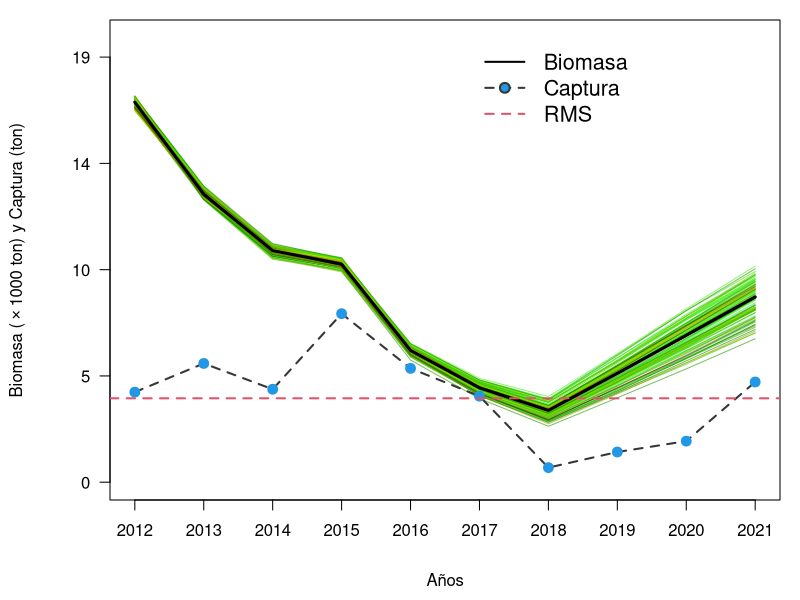
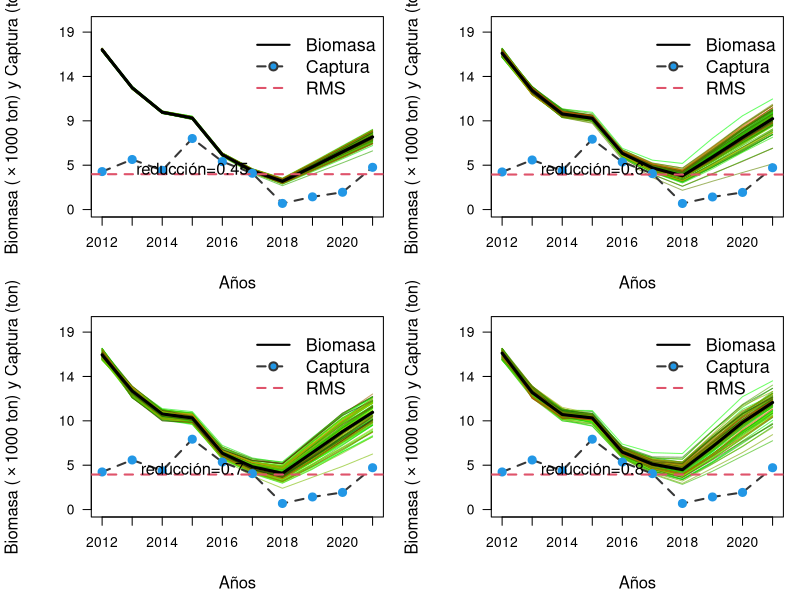
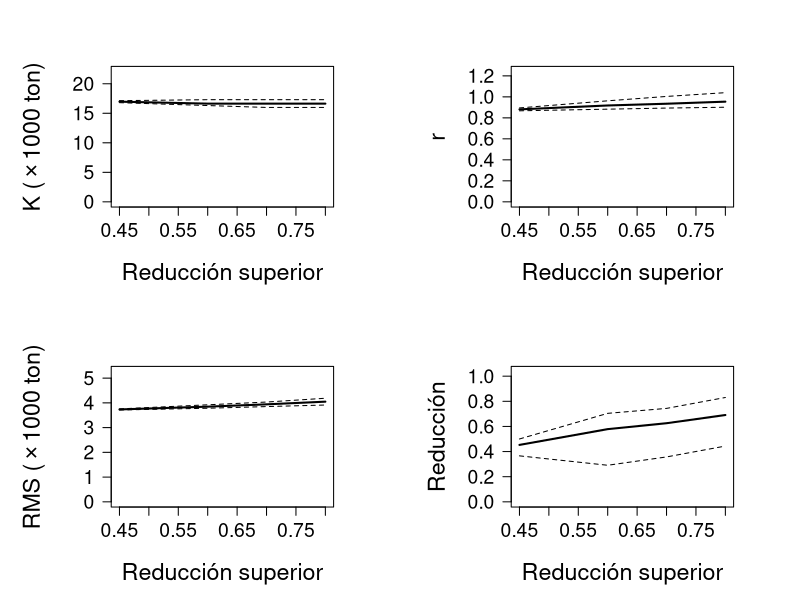
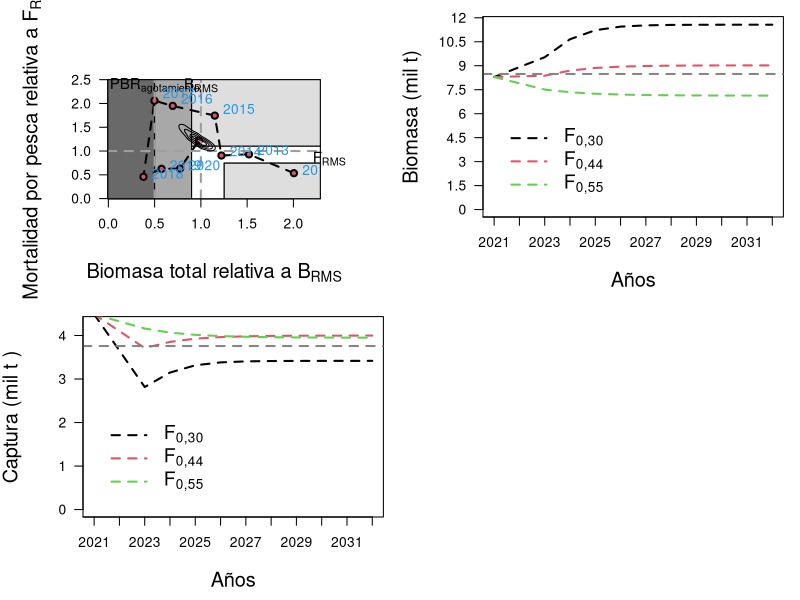

Write the R code that produced these figures, in order.
## ---- chunk 1

library(knitr) # para generar reporte Rmarkdown
library(stringr)
library(reshape) 
library(dplyr) 
library(ggplot2)
library(ggthemes) # para ggplot
library(patchwork) # para unir gráficos de ggplot
library(strucchange) # libreria utilizada para análisis de quiebres

getwd()

##################################################################################################
# model
##################################################################################################
BDM=function(K,dep,b,C,r){  ### biomass dynamics model
 B=err.B=rep(NA,length(C))   
 B[1]=b*K;b1=B[1]
 for(i in 2:length(B)){
  B[i]=max(min(B[i-1]+r*B[i-1]*(1-B[i-1]/K)-C[i-1],K),0)
#  err.B[i]=ifelse(!is.na(U[i-1]&U[i]) & B[i]>0,(B[i-1]/B[i]-U[i-1]/U[i]^2,NA)
 }
 if(all(B>C) & all(B<=K)){
  abs(B[length(B)]-dep*K)
# if(any(U>0)){((B[length(B)]-dep*K)/K)^2 +sum(err.B,na.rm=T)} else ((B[length(B)]-dep*K)/K)^2
 } else {10^5}
}

## ---- chunk 2
##################################################################################################
# simulation 
##################################################################################################
sim1=function(k25=k25,k75=k75,r25=r25,r75=r75,yr=yr,C=C,nsim=nsim,msy=NULL){ 
 Bend.keep=K.keep=r.keep=dep.keep=d.keep=vector()
 nyr=length(yr)
 B=F2Fmsy=B2Bmsy=matrix(NA,nyr,nsim) 
 K=r=vector()
 plot(0,0,type="n",xlim=c(min(yr),max(yr)),ylim=c(-1,round(k75,0)*1.15),
 xlab="", ylab="",yaxt="n",xaxt="n")
 for(j in 1:nsim){ 
   K[1]=runif(1,k25,k75)
   r[1]=runif(1,r25,r75)  
   B[1,j]=K[1]
   for(i in 2:(nyr)){ 
     r[i]=runif(1,r25,r75) 
     K[i]=runif(1,k25,k75) 
     B[i,j]=B[i-1,j]+r[i]*B[i-1,j]*(1-B[i-1,j]/K[i])-C[i-1]
     F2Fmsy[i,j]=(C[i]/B[i,j])/(r[i]/2)
     B2Bmsy[i,j]=B[i,j]/(K[i]/2) 
   }
   cols<-rgb(runif(1,0,j)/nsim,(nsim-runif(1,0,j))/nsim,(1)/(nsim+100),
   alpha=0.6)
   lines(yr,B[,j],col=cols) 
   K.keep[j]=mean(K)
   r.keep[j]=mean(r)
   F2Fmsy[,j]=(C/B[,j])/(mean(r)/2)
   B2Bmsy[,j]=B[,j]/(mean(K)/2)   
 }
 Bend.keep=B[nyr,] 
 d.keep=B[nyr,]/mean(K)   
 lines(yr,apply(B,1,median),lty=1,lwd=3)
 lines(yr,C,lwd=2,col="#363636",lty=2)
 points(yr,C,pch=21,col=4,bg=4,cex=1.3)
 y1<-seq(0,round(k75,0)*1.1,le=5);
 x1<-seq(1,length(yr),by=1)
 axis(1,at=yr[x1],labels=yr[x1],las=1,cex.axis=1)
 axis(2,at=y1,labels=format(round(y1/1000,0),3),las=2,cex.axis=1)
 legend(yr[nyr-4],max(y1)*1.05,c("Biomasa","Captura","RMS"),lty=c(1,2,2),
 col=c(1,"#363636",2),pch=c(NA,21,NA),lwd=c(2,2,2),pt.bg=c(NA,4,NA),cex=1.3,bty="n")
 BC<-expression(paste('Biomasa ('%*%'1000 ton) y Captura (ton)',sep="")) 
 mtext(BC,side=2,line=4.0,cex=1)
 mtext("Años",side=1,line=3.5,cex=1)
 if(is.null(msy)){} else {abline(h=msy,lty=2,col=2,lwd=2)}
 msy=K.keep*r.keep/4
 return(list(K.keep,r.keep,msy,Bend.keep,d.keep,B,r,F2Fmsy,B2Bmsy))   
}


## ---- chunk 3

#
#####################################################################
# input catch data and r range for sautral XI stock 
#####################################################################
C=c(4033,5318,4163,7547,5097,3853,653,1352,1839,4488)
#C=c(4033,5318,4163,7547,5097,3853,653,1352,1839,3600)
#C=c(4033,5318,4163,7547,5097,3853,653,1352,1839,3600)
yr=seq(2012,2021)
r.lci=0.85;
r.uci=1.2
#####################################################################
# search through K grids, with specific range for K1 follow 
#####################################################################
N1=100
K1=exp(seq(log(max(C)),log(max(C)*50),l=N1))
#####################################################################
# genera los valores de la deplecion
#####################################################################
dep=round(seq(0.1,0.8,0.05),2)
nd=length(dep)
r1=obj1=matrix(0,N1,nd)  #matriz que almacena los output de las funciones
b=1#Si (C[1]/max(C)<0.5, (0.5+0.9)/2 (0.3+0.6)/2);b=0.5
# ciclo
for(j in 1:nd){
  for(i in 1:N1){
    out=optimize(BDM,K=K1[i],b=b,C=C,dep=dep[j],
    interval=c(r.lci-.05,r.uci+.05))
    r1[i,j]=out$min
    obj1[i,j]=out$obj
  }
}

#####################################################################
#
#vLinf=58.95;vk=0.28;Tmax=10;Tmat=NA;T=17
#M=vector()
#M[1]=exp(1.44-0.982*log(Tmax))
#M[2]=1.65/Tmat
#M[3]=exp(1.2-0.17*log(vLinf)+log(vk))
#M[4]=1.82*vk
#M[5]=exp(-0.0152-0.279*log(vLinf)+0.6543*log(vk)+0.463*log(T))
#w=0.87 #para teleost y w=0.41 para chondrithys
#r.mean=2*mean(M,na.rm=T)*w
#r.sd=sd(M,na.rm=T)
#r.backup=r
#r[r > r.mean+2*r.sd | r < r.mean-2*r.sd]=NA

############################# 
r1.backup=r1  ;# r1=r1.backup
r1[obj1 > K1*0.01]=NA
r1[r1 > r.uci | r1 < r.lci]=NA      
#############################
kr=as.data.frame(cbind(K1,r1))  
colnames(kr)=c('k',dep) 
all=cbind(K1,stack(kr[,2:nd+1]))#antes nd+1
colnames(all)=c("k","r","ind")

all$d=as.numeric(as.character(all$ind))
all=all[,c(1,2,4)]
all=all[!is.na(all[,2]),] 
all$msy=all[,1]*all[,2]/4 

#############################
# estimate reference points
#############################
#cutoff=ifelse(tail(C,1)/max(C)<=0.5,0.5,0.8)
all2     =all[!is.na(all$r) & all$d <= 0.50,]#cutoff,assume upper depeltion=0.50
quan1    =apply(all2,2,quantile)
k25      =quan1[,1][2]
k75      =quan1[,1][4]
r25      =quan1[,2][2]
r75      =quan1[,2][4]
msy.media=quan1[,4][3]
all3     =all2[all2$k>k25 & all2$k<k75 & all2$r>r25 & all2$r<r75,]
para     =list(k25=k25,k75=k75,r25=r25,r75=r75)
## ---- chunk 4

##################################################################################################
nsim=100
#GRAFICA LA BIOMASA
par(mar=c(5,5.5,1,1),cex.axis=1.3,cex.lab=1.3)
out1=sim1(k25=k25,k75=k75,r25=r25,r75=r75,C=C,yr=yr,nsim=nsim,msy=msy.media)
## ---- chunk 5
##################################################################################################
#EXTRAE DATOS DE INTERES PARA LA INCERTIDUMBRE
##################################################################################################
F2Fmsy  =as.data.frame(out1[8]);
B2Bmsy  =as.data.frame(out1[9])
quant   =function(x)quantile(x,c(0.2,0.8))

dat.out =data.frame(year=yr,
                    B2Bmsy.med=apply(B2Bmsy,1,median),
                    quan1.B=apply(B2Bmsy,1,quant)[1,],
                    quan3.B=apply(B2Bmsy,1,quant)[2,],
                    F2Fmsy.med=apply(F2Fmsy,1,median),
                    quan1.F=apply(F2Fmsy,1,quant)[1,],
                    quan3.F=apply(F2Fmsy,1,quant)[2,])

BF2msy.end = data.frame(t(rbind(B2Bmsy[length(yr),],F2Fmsy[length(yr),])))
colnames(BF2msy.end)=c("B2Bmsy","F2Fmsy")
#kable(BF2msy.end)
#
out1.backup=out1 #out1=out1.backup
sp=out1[1:5]
sp=as.data.frame(sp)   # summary(sp)
colnames(sp)=c("k","r","msy","Bend","Depletion")
BendD=apply(sp,2,quantile)
###############################################################
#FINAL RESULT
#####################################################################
tabla<-cbind(quan1[,c(1,2,4)],BendD[,4:5])
write.csv2(tabla,"tabla1.csv",row.names=FALSE) 
kable(tabla)

Bioma <-apply(out1.backup[[6]],1,quantile)
#note: Bmsy = k/2, Blim = k/4 
B.sim =data.frame(out1[6])
BF    =t(apply(B.sim,1,quantile))
BF    =cbind(BF,C/BF)
BRP   =c(quan1[3,1]/2,quan1[3,2]/2)
fs    =data.frame(cbind(BF[,c(8,3)],yr)) # F y Biomasa media
#GRAFICA BIOMASA V/S CPUE
#plot(yr,BF[,3],type="b",ylab="Biomasa and CPUE")
#par(new=T)
#plot(yr,U,type="b",col=2,axes=F,xlab="",ylab="")
#
## ---- chunk 6
#######################################################
#  sensitivity to assumed upper depletion (if needed) #
#######################################################
med.out=low.out=up.out=matrix(NA,nrow=4,ncol=6)
d.l=c(0.45,0.6,0.7,0.8)  # assumed upper depletion levels
layout(matrix(1:4,ncol=2,byrow=T),widths=c(1,1),heights=c(1,1))
for(i in 1:4){ 
  all2=all[!is.na(all$r) & all$d <= d.l[i],]    
  quan1=apply(all2,2,quantile)
  k25=quan1[,1][2]
  k75=quan1[,1][4]
  r25=quan1[,2][2]
  r75=quan1[,2][4]
  msy.median=quan1[,4][3]
  nsim=100
  ##################################################################################
  #Figura
  par(mar=c(5,5.5,1,1),cex.axis=1.3)
  out1=sim1(k25=k25,k75=k75,r25=r25,r75=r75,C=C,yr=yr,nsim=nsim,msy=msy.media)
  tex=paste("reducción=",d.l[i],sep="")
  text(2015,round(para$k25,0)*0.26,tex,cex=1.2,xpd=T)
  ##################################################################################
  # Tablas
  sp  = out1[1:5]
  sp  = as.data.frame(sp)   # summary(sp)
  colnames(sp)= c('k','r','msy','Bend','D')
  BendD = apply(sp,2,quantile)
  
  med.out[i,] =(c(quan1[3,],BendD[3,4:5]))
  low.out[i,] =(c(quan1[2,],BendD[1,4:5]))
  up.out[i,]  =(c(quan1[4,],BendD[5,4:5]))
  
  med.out[,3] =t(d.l)
  low.out[,3] =t(d.l)
  up.out[,3]  =t(d.l)
  
  colnames(med.out)=c("k","r","d.upper","msy","Bend","D")
  colnames(low.out)=c("k","r","d.upper","msy","Bend","D")
  colnames(up.out)=c("k","r","d.upper","msy","Bend","D")
  
  kable(med.out)
  kable(low.out)
  kable(up.out)
  ##################################################################################
}

## ---- chunk 7

##################################################################################################
# parameters as a function of assumed upper depletion level
##################################################################################################
#name3<-paste(getwd(),"/Figuras/Fig3_Zhou2013_sensitivity.png",sep="")
#png(file=name3,width=900,height=1000)
layout(matrix(1:4,ncol=2,byrow=T),widths=c(1,1),heights=c(1,1))
par(mar=c(5.6,6.7,4,4),cex.axis=1.4) 

plot(med.out[,3],med.out[,1]/1000,ylim=c(0,max(med.out[,1]/1000*1.3)),type='l',lwd=2,xlab='',ylab='',las=1)
lines(low.out[,3],low.out[,1]/1000,lty=2);lines(up.out[,3],up.out[,1]/1000,lty=2)
mtext(expression(paste('K ('%*%'1000 ton)')),side=2,line=3.8,cex=1.4)
mtext("Reducción superior",side=1,line=3.6,cex=1.4)

plot(med.out[,3],med.out[,2],ylim=c(0,max(med.out[,2]*1.3)),type='l',lwd=2,xlab='',ylab='',las=1)
mtext('r',side=2,line=3.8,cex=1.4)
mtext("Reducción superior",side=1,line=3.6,cex=1.4)
lines(low.out[,3],low.out[,2],lty=2);lines(up.out[,3],up.out[,2],lty=2)

plot(med.out[,3],med.out[,4]/1000,ylim=c(0,max(med.out[,4]/1000*1.3)),type='l',lwd=2,xlab='',ylab='',las=1)
lines(low.out[,3],low.out[,4]/1000,lty=2);lines(up.out[,3],up.out[,4]/1000,lty=2)
mtext(expression(paste('RMS ('%*%'1000 ton)')),side=2,line=3.8,cex=1.4)
mtext("Reducción superior",side=1,line=3.6,cex=1.4)

plot(med.out[,3],med.out[,6],ylim=c(0,max(med.out[,6]*1.5)),type='l',lwd=2,xlab='',ylab='',las=1)
lines(low.out[,3],low.out[,6],lty=2);lines(up.out[,3],up.out[,6],lty=2)
mtext("Reducción",side=2,line=3.8,cex=1.4)
mtext("Reducción superior",side=1,line=3.6,cex=1.4)

#dev.off()


## ---- chunk 8
##################################################################################################
# GRAFICA DIAGRAMA DE FASE
##################################################################################################
library(MASS)

K      <- med.out[1,1]
mc.dat <-BF2msy.end
Bmrs   <-tabla[3,1]/2 #BMRS
Fmrs   <-tabla[3,2]/2 #FMRS
Fest   <-C/Bioma[3,] #F anual
Y1     <-Fest/Fmrs;
X1     <-Bioma[3,]/Bmrs
Z1     <-Bioma[3,]/K
#h=rep(0.13,4)
z<-kde2d(mc.dat[,1],mc.dat[,2],n=100,
lims=c(range(c(0,max(X1))),range(c(0,max(Y1)*1.7))))
est<-z$z/max(z$z);z$z<-est
#Bmrs=43590;Fmrs=0.3515;Fest=C/Bioma[3,]
#Y1<-Fest/Fmrs;X1<-Bioma[2,]/Bmrs
#
soli<-cbind(yr,round(Bioma[3,],0),round(Fest,2),round(Z1,2),round(X1,2),round(Y1,2))
colnames(soli)<-c("year","BT","Fest","B_Bo","Brel","Frel")

kable(soli)

kable(rbind(Bmrs,Fmrs))
#library(rJava)                                         ## PROBLEMAS CON ESTO
#library(xlsx)
write.csv2(soli,"tabla2.csv",row.names=FALSE) 
#DEFINE LAS AREAS DE LOS POLIGONOS
cols<-c("#696969","#A8A8A8","#DEDEDE")
ini<-c(-0.09);
xmax<-max(X1)*1.35;
ymax<-max(Y1)*1.22;
xmin<-(0.08)
pol1<-matrix(c(0.9,ini,0.9,1.1,xmax,1.1,xmax,0.75,1.25,0.75,1.25,ini),
ncol=2,byrow=T)
pol2<-matrix(c(1.25,ini,1.25,0.75,xmax,0.75,xmax,ini),ncol=2,byrow=T)
pol3<-matrix(c(xmax,1.1,xmax,ymax,0.9,ymax,0.9,1.1),ncol=2,byrow=T)
pol4<-matrix(c(0.5,ini,0.9,ini,0.9,ymax,0.5,ymax),ncol=2,byrow=T)
pol5<-matrix(c(-0.07,ini,0.5,ini,0.5,ymax,-0.07,ymax),ncol=2,byrow=T)

#name4<-paste(getwd(),"/Figuras/Fig4_Zhou2013_fase.png",sep="")
#png(file=name4,width=1200,height=1000)
par(mar=c(6.1,6.5,4.8,4.8),cex.axis=1,cex.lab=1)
plot(X1,Y1,col=0,xlab="",ylab="",yaxt="n",xlim=c(xmin,max(X1)*1.1),
ylim=c(0.09,max(Y1)*1.17))
axis(2,las=1)
polygon(pol5,col=cols[1],border=1);polygon(pol4,col=cols[2],border=1)
polygon(pol3,col=cols[3],border=1);polygon(pol2,col=cols[3],border=1)
polygon(pol1,col="white",border="black")
#points(mc.dat[,1],mc.dat[,2],pch=21,bg="#B5B5B5",cex=0.9,col=1)
lines(X1,Y1,lty=2,col=1,lwd=2)
lines(X1,Y1,type="p",bg=2,pch=21,cex=1,lwd=2)
abline(v=1,lty=2,col=8,lwd=2);abline(h=1,lty=2,col=8,lwd=2)
abline(v=0.5,lty=2,col=8,lwd=2)
contour(z,drawlabels=FALSE,levels=c(0.1,0.25,0.5,0.75),add=TRUE)
text(0.5,max(Y1)*1.29,expression(PBR[paste("agotamiento")]),cex=1.1,
pos=1,xpd=T)
text(1,max(Y1)*1.29,expression(B[paste("RMS")]),cex=1.1,pos=1,xpd=T)
text(max(X1)*1.19,1.11,expression(F[paste("RMS")]),cex=1.1,pos=1,xpd=T)
mtext(expression(paste("Biomasa total relativa a ",B[paste("RMS")],sep="")),
side=1,line=4.2,cex=1.2)
mtext(expression(paste("Mortalidad por pesca relativa a ",F[paste("RMS")],
sep="")),side=2,line=3.8,cex=1.2)
#a2<-which(yr%in%seq(2015,1994,by=-2)==TRUE)
a2<-c(1,2,3,4,5,6,7,8,9)
text(X1[a2],Y1[a2]*1.06,yr[a2],cex=1,pos=4,col=4)
#text(1.10,0.83,"Plena Explotación",cex=1.6,pos=4,col=1,lwd=2)
#text(1.56,0.31,"Sub Explotación",cex=1.6,pos=4,col=1,lwd=2)
#text(1.33,1.51,"Sobrepesca",cex=1.6,pos=4,col=1,lwd=2)
#text(0.58,0.67,"Sobre",cex=1.6,pos=4,col=1,lwd=2)
#text(0.52,0.51,"Explotación",cex=1.6,pos=4,col=1,lwd=2)
#text(0.68,1.18,"Sobre-explotación y Sobrepesca",cex=1.6,pos=4,lwd=2,srt=90)
#text(0.23,1.18,"Colapso y/o Agotamiento",cex=1.6,pos=4,lwd=2,srt=90)
box()
#dev.off()


## ---- chunk 9

##################################################################################################
#CALCULO DE LA CBA  PARA SARDINA AUSTRAL XI
##################################################################################################
mata <-out1.backup[1:5];
mm   <-length(mata)
mato <-vector()

for(p in 1:mm){
  mato <-cbind(mato,mata[[p]])}
  mate <-as.data.frame(mato)
  colnames(mate)<-c("k","r","msy","Bend","Depletion")

yy      <-length(yr)
prob    <-c(0.6666667,1.00,1.25) # pnderadores de Frms
ss      <-dim(sp)
yrs_pro <-seq(yr[yy],yr[yy]+11,by=1) # años de proyección
yyp     <-length(yrs_pro)

BT=CT=array(NA,c(length(prob),ss[1],length(yrs_pro)))

BT[,,1] <-Bioma[3,yy]
CT[,,1] <-C[yy]
Fi      <-Fmrs*prob

# y = Frms ponderados
# n = número de simulaciones
# m = años de proyección

for(y in 1:length(Fi)){ 
 for(n in 1:ss[1]){
  ki=sp$k[n] # parámetro K simulado
  ri=sp$r[n] # parámetro r simulado
  for(m in 1:(yyp-1)){ # PROYECCIÓN
   if(m==1){ 
     CT[y,,1]=C[yy]} # igual a la captura del último año
    else {
      CT[y,n,m]=BT[y,n,m]*Fi[y]} # captura proyectada
      BT[y,n,m+1]=BT[y,n,m]+ri*BT[y,n,m]*(1-BT[y,n,m]/ki)-CT[y,n,m] # biomasa total proyectada
   if(m==(yyp-1)){
     CT[y,n,m+1]=BT[y,n,m+1]*Fi[y]}
  }
 }
}


## ---- chunk 10

##################################################################################################
# GRAFICA LA CBA 2 PARA sardina austral
##################################################################################################
FF   <-formatC(Fi,format="f",digits=2)
BB   <-expression(paste("Biomasa (mil t)",sep=""))
Binf <-tabla[2,1]/2
Bsup <-tabla[4,1]/2
rng1 <-range(BT[,,],na.rm=T)
ax2  <-seq(0,rng1[2]*1.15,by=1500)
cols <-"#858585"
y1   <-length(yrs_pro)
xxxx<-matrix(ncol=3,nrow=11)

par(mar=c(5,5,1,1),cex.axis=1,cex.lab=1)
plot(yrs_pro[-2],seq(0,rng1[2]*1.15,le=(y1-1)),col=0,type="o",xlab="",ylab="",yaxt="n",ylim=c(0,rng1[2]*0.98),xaxp=c(2020,2032,12))

for(x in 1:length(Fi)){
  xxxx[,x]<-apply(BT[x,,],2,quantile)[3,-2]
 lines(yrs_pro[-2],xxxx[,x],col=x,lty=2,lwd=2)
}
abline(h=Bmrs,lty=2,lwd=2,col=cols)
axis(2,at=ax2,labels=ax2/1000,las=1,cex=1)
mtext(BB,side=2,line=3.5,cex=1.2)
mtext("Años",side=1,line=3.4,cex=1.2)
legend(2021,rng1[2]*0.5,c(expression(F[paste("0,30")]),expression(F[paste("0,44")]),
expression(F[paste("0,55")])),lty=c(2,2,2,2,2),lwd=c(2,2,2,2,2),cex=1.4,
col=c(1,2,3),bty="n")

## ---- chunk 11

##################################################################################################
# GRAFICA LA CAPTURA
##################################################################################################
CC   <-expression(paste("Captura (mil t )",sep=""))
MRS  <-tabla[3,3] #50%
rng2 <-range(CT[,,],na.rm=T)
ax3  <-seq(0,rng2[2]*1.15,by=1000)

xxxx<-matrix(ncol=3,nrow=11)

par(mar=c(5,5,1,1),cex.axis=1,cex.lab=1)
plot(yrs_pro[-2],seq(0,rng2[2]*1.15,le=11),col=0,type="o",xlab="",ylab="",yaxt="n",ylim=c(0,rng2[2]*0.95),xaxp=c(2020,2032,12))

for(x in 1:length(Fi)){
  xxxx[,x]<-apply(CT[x,,],2,quantile)[3,-2]
 lines(yrs_pro[-2],xxxx[,x],col=x,lty=2,lwd=2)
}
abline(h=MRS,lty=2,lwd=2,col=cols)
axis(2,at=ax3,labels=sprintf("%0.0f",ax3/1000),las=1,cex=1.4)
mtext(CC,side=2,line=3.5,cex=1.2)
mtext("Años",side=1,line=3.4,cex=1.2)
legend(2021,rng2[2]*0.5,c(expression(F[paste("0,30")]),expression(F[paste("0,44")]),
expression(F[paste("0,55")])),lty=c(2,2,2,2,2),lwd=c(2,2,2,2,2),cex=1.4,
col=c(1,2,3),bty="n")


## ---- chunk 12
##################################################################################################
# TABLA DE RESULTADOS CAPTURA 2021
##################################################################################################
ct<-matrix(NA,length(Fi),5)
for(i in 1:length(Fi)){
 ct[i,]<-as.numeric(quantile(CT[i,,2],probs=c(.1,.2,.3,.4,.5)))  # CT[i,,2] (el 2 representa 1 año de proyección, 1 es el año actual)
}
colnames(ct)<-c("10%","20%","30%","40%","50%")
rownames(ct)<-formatC(Fi,format="f",digits=2)
cat("\n")
print(ct)

## ---- chunk 13

##################################################################################################
# RANGO CBA PARA PBR Al MRS (2) y EL 2021(2)
##################################################################################################
rango<-quantile(CT[2,,2],prob=c(0.025,0.25,0.50,0.75,0.975))

kable(rango)

#
#FIN
